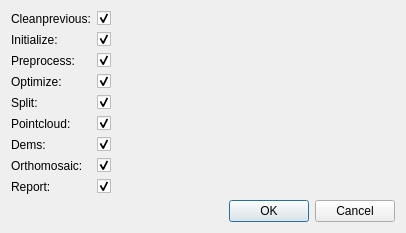
<?xml version="1.0" encoding="UTF-8"?>
<ui version="4.0">
 <class>SampleDialog</class>
 <widget class="QDialog" name="SampleDialog">
  <property name="geometry">
   <rect>
    <x>0</x>
    <y>0</y>
    <width>406</width>
    <height>174</height>
   </rect>
  </property>
  <property name="windowTitle">
   <string>Workflow</string>
  </property>
  <layout class="QVBoxLayout" name="verticalLayout">
   <item>
      <layout class="QFormLayout" name="formLayout">
        <item row="0" column="0">
     <widget class="QLabel" name="label_CleanPrevious">
          <property name="text">
          <string>Cleanprevious:</string>
          </property>
     </widget>
     </item>
<item row="0" column="1">
     
     <widget class="QCheckBox" name="CleanPrevious">
          <property name="field_name" stdset="0">
               <string>CleanPrevious</string>
          </property>
          <property name="key" stdset="0">
               <string>bool</string>
          </property>
          <property name="prop_name" stdset="0">
               <string>checked</string>
          </property> 
                      
                    <property name="toolTip" stdset="0">
                        <string>Proceso que ejecuta la limpieza del trabajo anterior</string>
                    </property>
                   
          
        <property name="checked">
            <bool>true</bool>
        </property>
        
     </widget>
     
</item>
  <item row="1" column="0">
     <widget class="QLabel" name="label_Initialize">
          <property name="text">
          <string>Initialize:</string>
          </property>
     </widget>
     </item>
<item row="1" column="1">
     
     <widget class="QCheckBox" name="Initialize">
          <property name="field_name" stdset="0">
               <string>Initialize</string>
          </property>
          <property name="key" stdset="0">
               <string>bool</string>
          </property>
          <property name="prop_name" stdset="0">
               <string>checked</string>
          </property> 
                      
                    <property name="toolTip" stdset="0">
                        <string>Proceso que ejecuta la creación del proyecto e importación de los datos de entrada</string>
                    </property>
                   
          
        <property name="checked">
            <bool>true</bool>
        </property>
        
     </widget>
     
</item>
  <item row="2" column="0">
     <widget class="QLabel" name="label_Preprocess">
          <property name="text">
          <string>Preprocess:</string>
          </property>
     </widget>
     </item>
<item row="2" column="1">
     
     <widget class="QCheckBox" name="Preprocess">
          <property name="field_name" stdset="0">
               <string>Preprocess</string>
          </property>
          <property name="key" stdset="0">
               <string>bool</string>
          </property>
          <property name="prop_name" stdset="0">
               <string>checked</string>
          </property> 
                      
                    <property name="toolTip" stdset="0">
                        <string>Proceso que ejecuta el cosido y alineamiento inicial</string>
                    </property>
                   
          
        <property name="checked">
            <bool>true</bool>
        </property>
        
     </widget>
     
</item>
  <item row="3" column="0">
     <widget class="QLabel" name="label_Optimize">
          <property name="text">
          <string>Optimize:</string>
          </property>
     </widget>
     </item>
<item row="3" column="1">
     
     <widget class="QCheckBox" name="Optimize">
          <property name="field_name" stdset="0">
               <string>Optimize</string>
          </property>
          <property name="key" stdset="0">
               <string>bool</string>
          </property>
          <property name="prop_name" stdset="0">
               <string>checked</string>
          </property> 
                      
                    <property name="toolTip" stdset="0">
                        <string>Proceso que ejecuta la optimización del alineamiento inicial con puntos de apoyo</string>
                    </property>
                   
          
        <property name="checked">
            <bool>true</bool>
        </property>
        
     </widget>
     
</item>
  <item row="4" column="0">
     <widget class="QLabel" name="label_Split">
          <property name="text">
          <string>Split:</string>
          </property>
     </widget>
     </item>
<item row="4" column="1">
     
     <widget class="QCheckBox" name="Split">
          <property name="field_name" stdset="0">
               <string>Split</string>
          </property>
          <property name="key" stdset="0">
               <string>bool</string>
          </property>
          <property name="prop_name" stdset="0">
               <string>checked</string>
          </property> 
                      
                    <property name="toolTip" stdset="0">
                        <string>Proceso que ejecuta la partición del trabajo en tiles</string>
                    </property>
                   
          
        <property name="checked">
            <bool>true</bool>
        </property>
        
     </widget>
     
</item>
  <item row="5" column="0">
     <widget class="QLabel" name="label_PointCloud">
          <property name="text">
          <string>Pointcloud:</string>
          </property>
     </widget>
     </item>
<item row="5" column="1">
     
     <widget class="QCheckBox" name="PointCloud">
          <property name="field_name" stdset="0">
               <string>PointCloud</string>
          </property>
          <property name="key" stdset="0">
               <string>bool</string>
          </property>
          <property name="prop_name" stdset="0">
               <string>checked</string>
          </property> 
                      
                    <property name="toolTip" stdset="0">
                        <string>Proceso que ejecuta la creación y exportación de la nube de puntos densa</string>
                    </property>
                   
          
        <property name="checked">
            <bool>true</bool>
        </property>
        
     </widget>
     
</item>
  <item row="6" column="0">
     <widget class="QLabel" name="label_DEMs">
          <property name="text">
          <string>Dems:</string>
          </property>
     </widget>
     </item>
<item row="6" column="1">
     
     <widget class="QCheckBox" name="DEMs">
          <property name="field_name" stdset="0">
               <string>DEMs</string>
          </property>
          <property name="key" stdset="0">
               <string>bool</string>
          </property>
          <property name="prop_name" stdset="0">
               <string>checked</string>
          </property> 
                      
                    <property name="toolTip" stdset="0">
                        <string>Proceso que ejecuta la creación y exportación de los modelos digitales de elevaciones</string>
                    </property>
                   
          
        <property name="checked">
            <bool>true</bool>
        </property>
        
     </widget>
     
</item>
  <item row="7" column="0">
     <widget class="QLabel" name="label_Orthomosaic">
          <property name="text">
          <string>Orthomosaic:</string>
          </property>
     </widget>
     </item>
<item row="7" column="1">
     
     <widget class="QCheckBox" name="Orthomosaic">
          <property name="field_name" stdset="0">
               <string>Orthomosaic</string>
          </property>
          <property name="key" stdset="0">
               <string>bool</string>
          </property>
          <property name="prop_name" stdset="0">
               <string>checked</string>
          </property> 
                      
                    <property name="toolTip" stdset="0">
                        <string>Proceso que ejecuta la creación y exportación del orthomosaico</string>
                    </property>
                   
          
        <property name="checked">
            <bool>true</bool>
        </property>
        
     </widget>
     
</item>
  <item row="8" column="0">
     <widget class="QLabel" name="label_Report">
          <property name="text">
          <string>Report:</string>
          </property>
     </widget>
     </item>
<item row="8" column="1">
     
     <widget class="QCheckBox" name="Report">
          <property name="field_name" stdset="0">
               <string>Report</string>
          </property>
          <property name="key" stdset="0">
               <string>bool</string>
          </property>
          <property name="prop_name" stdset="0">
               <string>checked</string>
          </property> 
                      
                    <property name="toolTip" stdset="0">
                        <string>Proceso que ejecuta la exportación del informe de resultados</string>
                    </property>
                   
          
        <property name="checked">
            <bool>true</bool>
        </property>
        
     </widget>
     
</item>
  
      </layout>
   </item>
   <item>
    <widget class="QDialogButtonBox" name="buttonBox">
     <property name="standardButtons">
      <set>QDialogButtonBox::Cancel|QDialogButtonBox::Ok</set>
     </property>
    </widget>
   </item>
  </layout>
 </widget>
 <resources/>
 <connections>
  <connection>
   <sender>buttonBox</sender>
   <signal>rejected()</signal>
   <receiver>SampleDialog</receiver>
   <slot>reject()</slot>
  </connection>
  <connection>
   <sender>buttonBox</sender>
   <signal>accepted()</signal>
   <receiver>SampleDialog</receiver>
   <slot>accept()</slot>
  </connection>
  
 </connections>
  <slots>
    <slot>listAddButtonClicked()</slot>
    <slot>fileWidgetButtonClicked()</slot>
    <slot>imageWidgetRemoveButtonClicked()</slot>
    <slot>imageWidgetChangeButtonClicked()</slot>
    <slot>imagesWidgetChangeDirectoryButtonClicked()</slot>
    <slot>listDeleteButtonClicked()</slot>
    <slot>objectDetailButtonClicked()</slot>
    <slot>tableAddButtonClicked()</slot>
    <slot>tableDeleteButtonClicked()</slot>
    <slot>simpleGridFirstPageButtonClicked()</slot>
    <slot>simpleGridPreviousPageButtonClicked()</slot>
    <slot>simpleGridNextPageButtonClicked()</slot>
    <slot>simpleGridLastPageButtonClicked()</slot>
    <slot>simpleGridPageCountComboChanged()</slot>


 </slots>
</ui>
